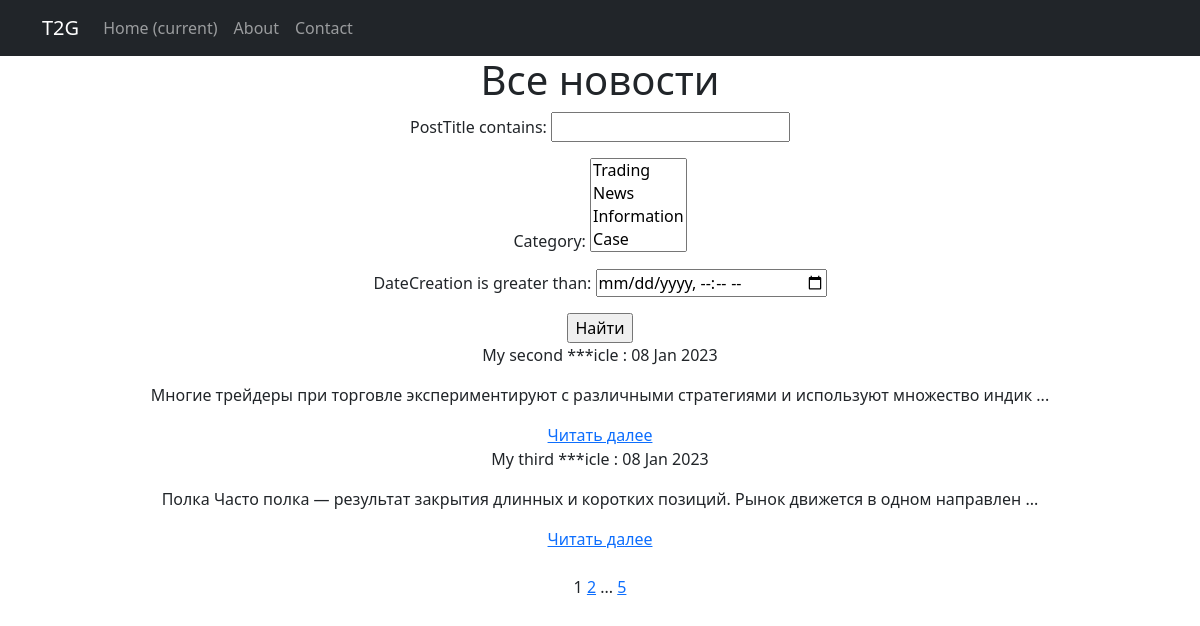
Page /news/newslist/ on the earlier database version.
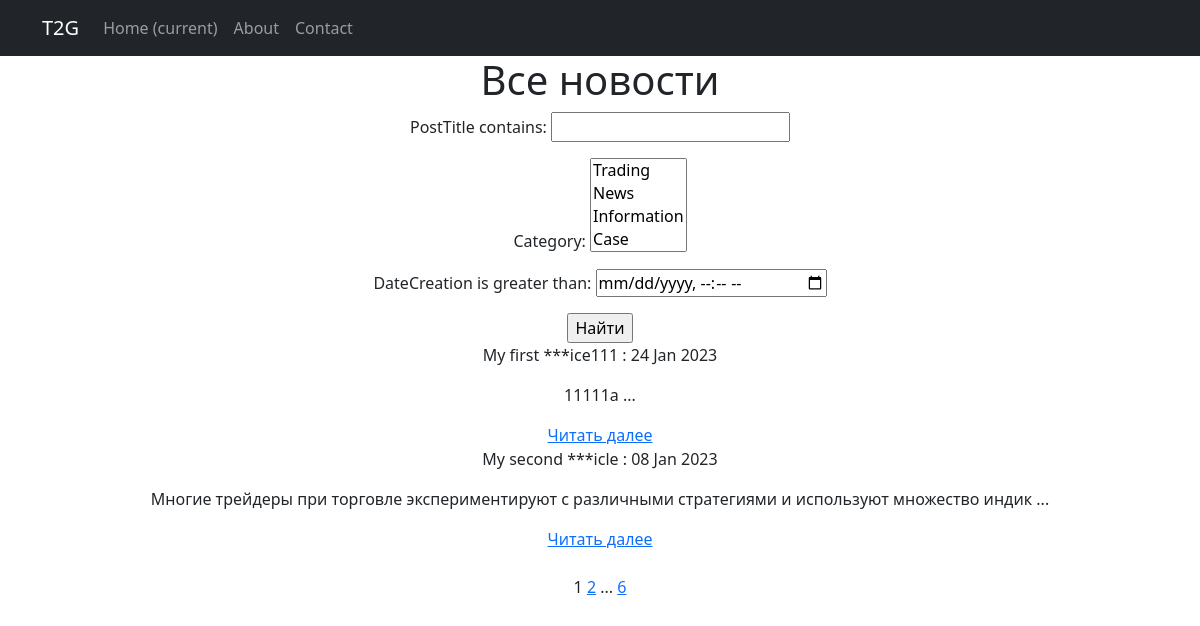
Same page on the later database version.
### NewsPortal/models.py (models this page shows, shortened)
class Post(models.Model): #post
    author = models.ForeignKey(Author,on_delete=models.CASCADE)
    NEWS = 'NW'
    ARTICLE = 'AR'
    POST = 'PST'
    CASES = 'CS'
    CATEGORY_CHOICES = (
        (NEWS, 'Новость'),
        (ARTICLE, 'Статья'),
        (POST, 'Пост'),
        (CASES, 'Кейс')
    )
    categoryType = models.CharField(max_length= 4, choices=CATEGORY_CHOICES, default=POST )
    dateCreation = models.DateTimeField(auto_now_add=True)
    postCategory = models.ManyToManyField(Category, through='PostCategory') #связь many2many с классом PostCategory
    postTitle = models.CharField(max_length = 255)
    postText = models.TextField()
    postRating = models.SmallIntegerField(default=0) #rating из класса автор
    slug = models.SlugField(max_length=128, unique=True, null=True)
    def get_absolute_url(self):
        return reverse('postDetail', kwargs = {'pk' : self.pk})
    def preview(self):
        return f'{self.postText[0:100]}{" ..."}' #форматирование лучший вариант нежели просто конкатенация

### NewsPortal/views.py (the view)
# urls.py: path('newslist/', getNews.as_view(), name='newslist'),
class getNews(ListView):
    model = Post
    ordering = 'postTitle'
    template_name = 'newslist.html'
    context_object_name = 'Posts'
    paginate_by = 2  # вот так мы можем указать количество записей на странице
    def get_queryset(self):
       queryset = super().get_queryset()
       self.filterset = PostFilter(self.request.GET, queryset)
       return self.filterset.qs
    def get_context_data(self, **kwargs):
       context = super().get_context_data(**kwargs)
       context['filterset'] = self.filterset
       return context

### NewsPortal/models.py (called while the page is built)
    def __str__(self):
        return self.name

### NewsPortal/templatetags/custom_filters.py (called while the page is built)
@register.filter()
def censor(token):
    forbidden_words = ["Art", "трейдинг", "drug", "casino",]
    pat = re.compile("|".join(re.escape(w) for w in forbidden_words), flags=re.I)
    return pat.sub(lambda g: "*" * len(g.group(0)), token)

### NewsPortal/templatetags/custom_tags.py (called while the page is built)
@register.simple_tag(takes_context=True)
def url_replace(context, **kwargs):
   d = context['request'].GET.copy()
   for k, v in kwargs.items():
       d[k] = v
   return d.urlencode()

### templates/news/newslist.html (shortened to what this page needs)
{% extends 'flatpages/default.html' %}
{% load custom_filters %}
{% load custom_tags %}
{% block content %}
    <h1>Все новости</h1>
    <form action="" method="get">
        {{ filterset.form.as_p }}
        <input type="submit" value="Найти" />
    </form
    <hr>
    {% for post in Posts %}
        <p>{{ post.postTitle|censor }} : {{post.dateCreation|date:'d M Y'}}<p>
        <p>{{ post.preview|censor}}    </p>
        <a href ="{{post.get_absolute_url }}"> Читать далее</a>
    {% endfor %}
   <br>
   <br>
   {{ page_obj.number }}
   {% if page_obj.has_next %}
       <a href="?{% url_replace page=page_obj.next_page_number %}">{{ page_obj.next_page_number }}</a>
       {% if paginator.num_pages != page_obj.next_page_number %}
           ...
           <a href="?{% url_replace page=page_obj.paginator.num_pages %}">{{ page_obj.paginator.num_pages }}</a>
       {% endif %}
   {% endif %}
{% endblock content %}

Differences in the rows shown:
no longer on this page (row unchanged): Post: postTitle|censor "My third ***icle", dateCreation "08 Jan 2023", preview|censor "Полка Часто полка — результат закрытия длинных и коротких позиций. Рынок движется в одном направлен ..."
added Post: postTitle|censor "My first ***ice111", dateCreation "24 Jan 2023", preview|censor "11111a ..."
Other differences:
{{ page_obj.paginator.num_pages }}: "5" → "6"
